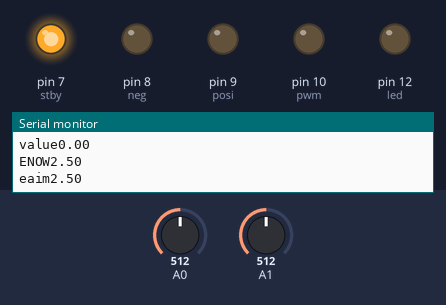
This sketch was run on a simulated Arduino Uno, built with avr-gcc and run on an emulated ATmega328P. Shown: output pins drawn as LEDs (lit = HIGH), the last lines printed to the serial monitor. Inputs (shaded band) come from the test bench; at power-on: A0 = 512, A1 = 512.

Above: at 1.2 s.
1.3 s: A0 set to 716
At 2.3 s:
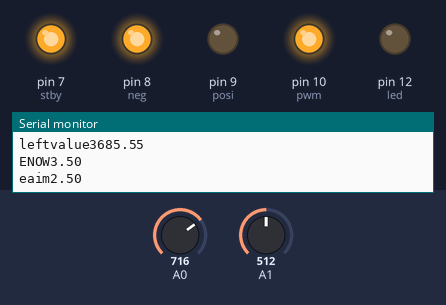
2.8 s: A1 set to 695
5.8 s: A1 set to 702
At 6.8 s:
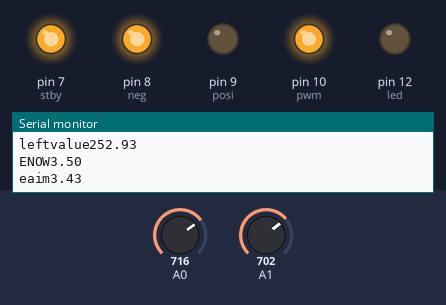
7.3 s: A0 set to 511
At 7.8 s:
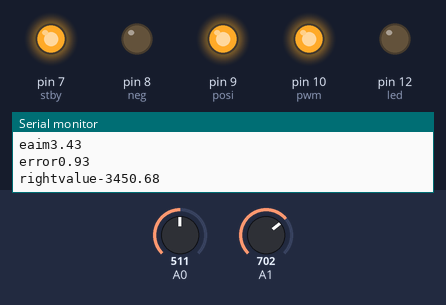
8.8 s: A1 set to 511
At 9.3 s:
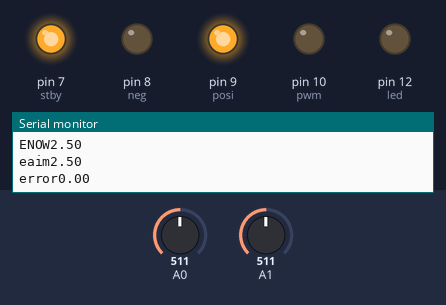
Timing chart, 0 to 11.3 s (numbered marks = the images above; inputs shaded):
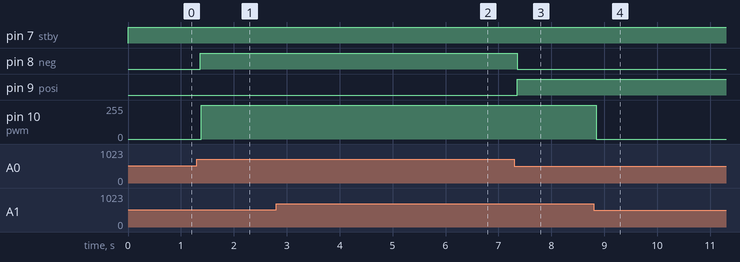

Measured:
- after the input at 1.3 s, pin 8 (neg): LOW → HIGH after 0.06 s; pin 10 (pwm): 0/255 → 255/255 after 0.08 s
- after the input at 5.8 s, pin 10 (pwm): 255/255 → 252/255 after 0.05 s
- after the input at 7.3 s, pin 8 (neg): HIGH → LOW after 0.06 s; pin 9 (posi): LOW → HIGH after 0.06 s; pin 10 (pwm): 252/255 → 255/255 after 0.08 s
- after the input at 8.8 s, pin 10 (pwm): 255/255 → 0/255 after 0.05 s

The sketch:

basicPID.ino
```cpp
float dt=0.01;
int esum=0;
float error1;
void setup() {
  // put your setup code here, to run once:
  Serial.begin(9600);
  pinMode(12,OUTPUT);//led
  pinMode(7,OUTPUT);//stby
  pinMode(8,OUTPUT);//neg
  pinMode(9,OUTPUT);//posi
  pinMode(10,OUTPUT);//pwm
}

float pid(float error){
    float kp=300;
    float ki=100;
    float kd=40;
    float ediff=(error1-error)/dt;
    float output=kp*error+esum*ki+ediff*kd;
    return output;
    }

void loop() {
  digitalWrite(7,HIGH);
 float eaim=analogRead(A1);
  float enow=analogRead(A0);
  eaim=eaim/1024*5;
  enow=enow/1024*5;
  Serial.print("ENOW");
  Serial.println(enow);
//  delay(300);
  Serial.print("eaim");
  Serial.println(eaim);

  float error=eaim-enow;
  Serial.print("error");
  Serial.println(error);

  if(error>0){
    digitalWrite(8,LOW);
    digitalWrite(9,HIGH);
     Serial.print("right");
    }
  else if(error<0){
     digitalWrite(9,LOW);
     digitalWrite(8,HIGH);
      Serial.print("left");
      }
  esum+=error*dt;
  float value=pid(error);
  Serial.print("value");
  Serial.println(value);
  if(value>255){
    value=255;
    }
  float error1=error;
  value=abs(value);
  analogWrite(10,value);
  delay(10);
 }
```
